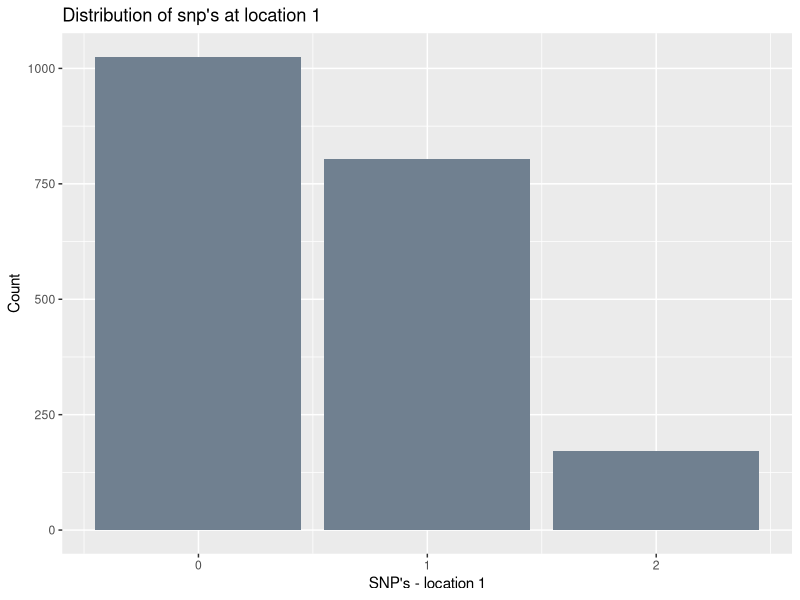
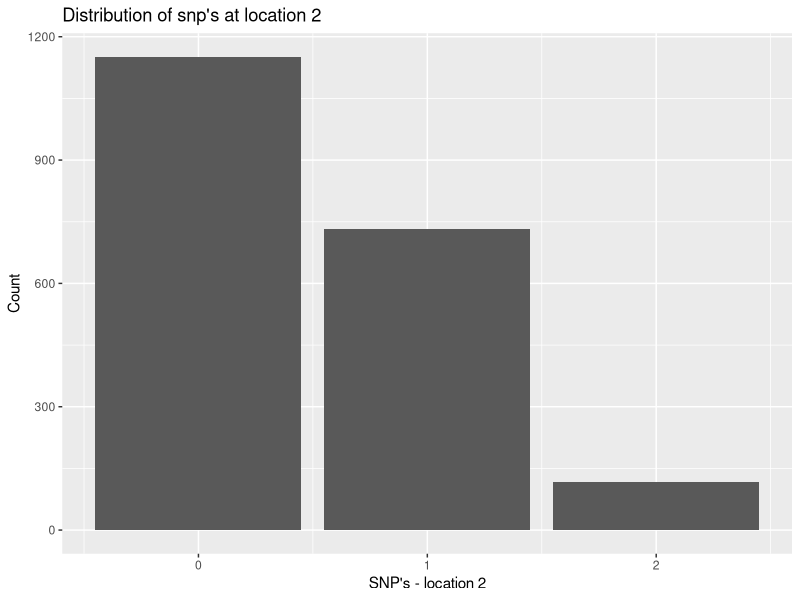
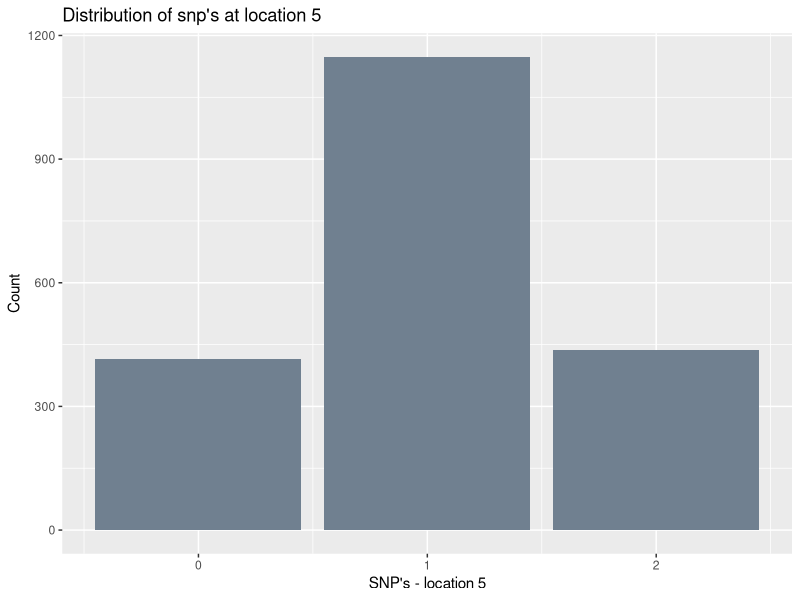
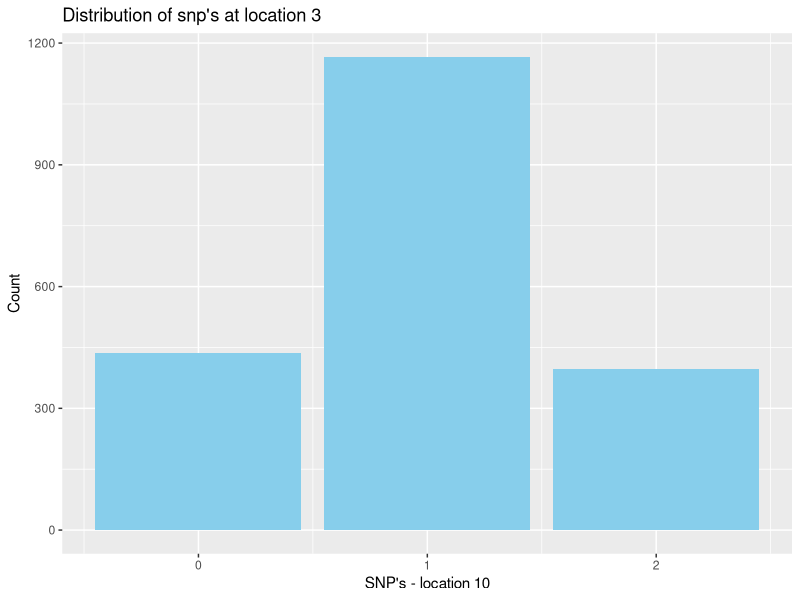
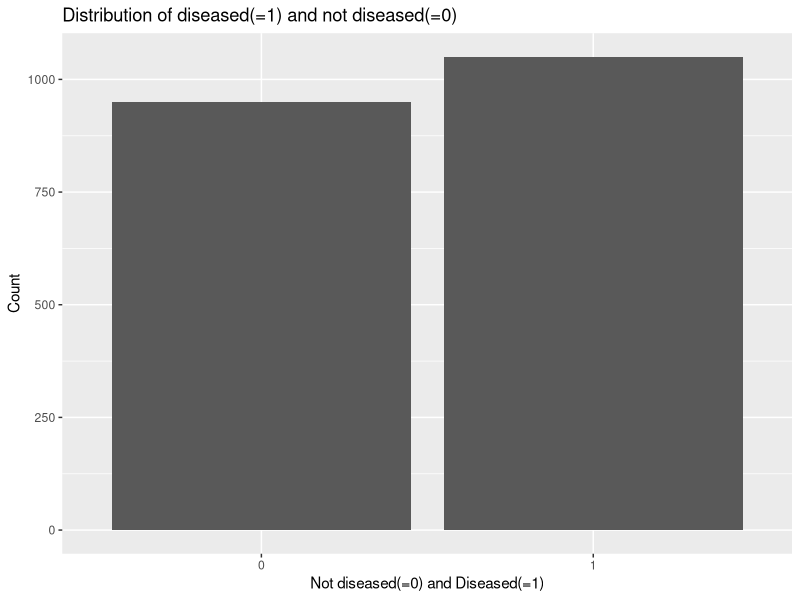
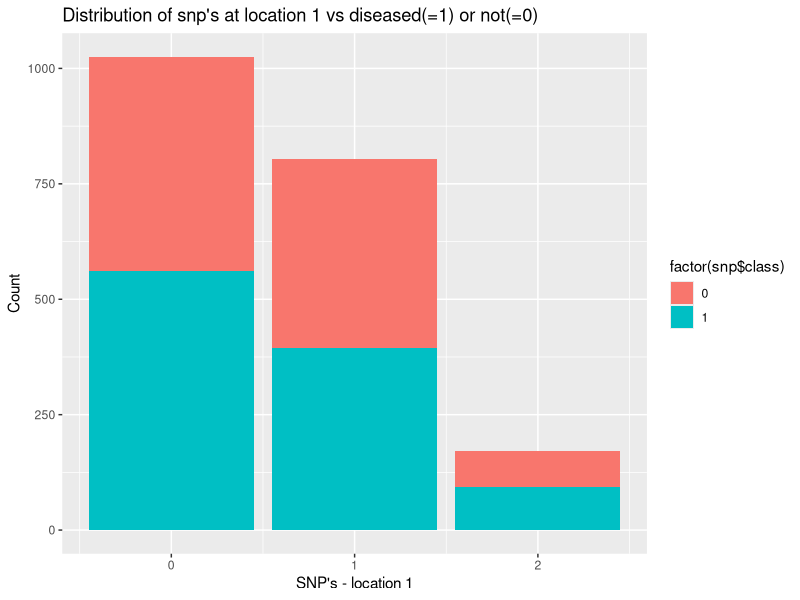
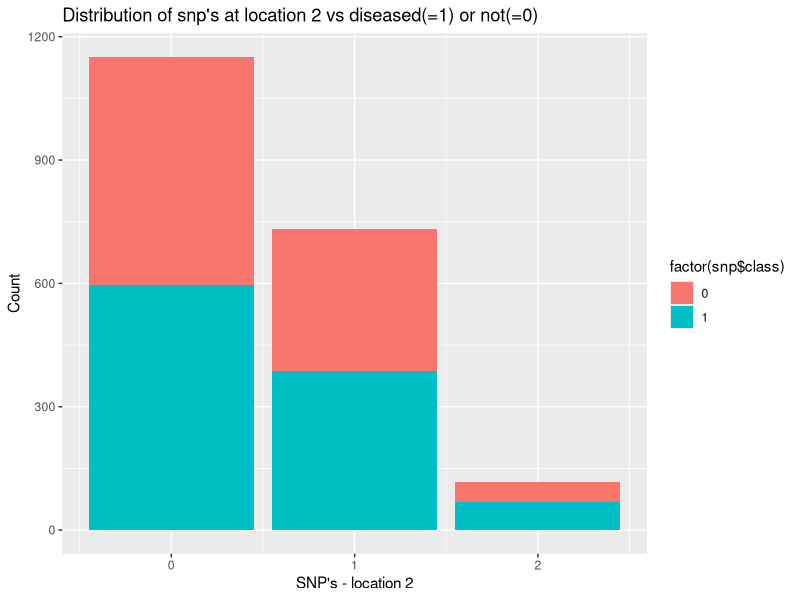
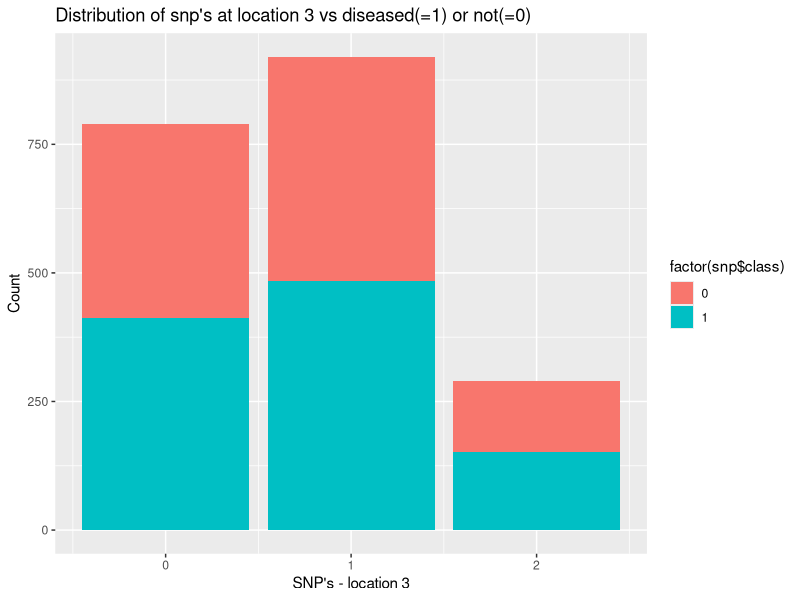

These figures' R source, in order:
## ---- chunk 1

setwd (getwd())

library(ggplot2)
library(pscl)

snp <- read.csv("disease2a.csv", header = T)
summary(snp)

# correlation
cor(snp, use = "pairwise.complete.obs", method = "spearman")
# location5 has higher positive correlation (0.0646147922) with class than any other location variables.

snp$class <- factor(snp$class)
summary(snp)
# summary statistics includes centrality measures - mean & median
# except for class variable, it includes counts

# vizualizations
g <- ggplot(data=snp)

#univariate plots
g + geom_bar(aes(x=location1), fill = "slategrey")+ ggtitle("Distribution of snp's at location 1") +  
  xlab("SNP's - location 1") + ylab("Count")
# alleles (0 to 2) are in decreasing order of counts at location 1 of an snp

g + geom_bar(aes(x=location2))+ ggtitle("Distribution of snp's at location 2") +  
  xlab("SNP's - location 2") + ylab("Count")
# alleles (0 to 2) are in decreasing order of counts at location 2 of an snp

g + geom_bar(aes(x=location5), fill = "slategrey")+ ggtitle("Distribution of snp's at location 5") +  
  xlab("SNP's - location 5") + ylab("Count")
# allele - 1 has maxiumum counts at location 5. 0 & 1 are almost at similiar counts.

g + geom_bar(aes(x=location10), fill = "skyblue")+ ggtitle("Distribution of snp's at location 3") +  
  xlab("SNP's - location 10") + ylab("Count")
# allele - 1 has maxiumum counts at location 10. 0 & 1 are almost at similiar counts.

g + geom_bar(aes(x=factor(class)))+ ggtitle("Distribution of diseased(=1) and not diseased(=0)") +  
  xlab("Not diseased(=0) and Diseased(=1)") + ylab("Count")
# there are more observations which are classified as having the disease (=1) than others that don't have the disease(=0)

#bivariate plots
g + geom_bar(aes(x=location1, fill=factor(snp$class)))+ ggtitle("Distribution of snp's at location 1 vs diseased(=1) or not(=0)") +  
  xlab("SNP's - location 1") + ylab("Count")
# for alleles - 0,1 or 2, the class of disease or no disease assigned to them is almost half at snp location1

g + geom_bar(aes(x=location2, fill=factor(snp$class)))+ ggtitle("Distribution of snp's at location 2 vs diseased(=1) or not(=0)") +  
  xlab("SNP's - location 2") + ylab("Count")
# for alleles - 0,1 or 2, the class of disease or no disease assigned to them is almost half at snp location2

g + geom_bar(aes(x=location3, fill=factor(snp$class)))+ ggtitle("Distribution of snp's at location 3 vs diseased(=1) or not(=0)") +  
  xlab("SNP's - location 3") + ylab("Count")
# for alleles - 0,1 or 2, the class of disease or no disease assigned to them is almost half at snp location3

g + geom_bar(aes(x=location4, fill=factor(snp$class)))+ ggtitle("Distribution of snp's at location 4 vs diseased(=1) or not(=0)") +  
  xlab("SNP's - location 4") + ylab("Count")
# for alleles - 0,1 or 2, the class of disease or no disease assigned to them is almost half at snp location4

g + geom_bar(aes(x=location5, fill=factor(snp$class)))+ ggtitle("Distribution of snp's at location 5 vs diseased(=1) or not(=0)") +  
  xlab("SNP's - location 5") + ylab("Count")
# for alleles - 0,1 or 2, the class of disease or no disease assigned to them is almost half at snp location5
# allele = 1 is higher in count than 0 & 2, for location 5

g + geom_bar(aes(x=location6, fill=factor(snp$class)))+ ggtitle("Distribution of snp's at location 6 vs diseased(=1) or not(=0)") +  
  xlab("SNP's - location 6") + ylab("Count")
# for alleles - 0,1 or 2, the class of disease or no disease assigned to them is almost half at snp location6
# for alleles - 1, the count is high than in other locations and almost equal to count of allele=0

g + geom_bar(aes(x=location7, fill=factor(snp$class)))+ ggtitle("Distribution of snp's at location 7 vs diseased(=1) or not(=0)") +  
  xlab("SNP's - location 7") + ylab("Count")
# for alleles - 0,1 or 2, the class of disease or no disease assigned to them is almost half at snp location7

g + geom_bar(aes(x=location8, fill=factor(snp$class)))+ ggtitle("Distribution of snp's at location 8 vs diseased(=1) or not(=0)") +  
  xlab("SNP's - location 8") + ylab("Count")
# for alleles - 0,1 or 2, the class of disease or no disease assigned to them is almost half at snp location8

g + geom_bar(aes(x=location9, fill=factor(snp$class)))+ ggtitle("Distribution of snp's at location 9 vs diseased(=1) or not(=0)") +  
  xlab("SNP's - location 9") + ylab("Count")
# for alleles - 0,1 or 2, the class of disease or no disease assigned to them is almost half at snp location9

g + geom_bar(aes(x=location10, fill=factor(snp$class)))+ ggtitle("Distribution of snp's at location 10 vs diseased(=1) or not(=0)") +  
  xlab("SNP's - location 10") + ylab("Count")
# for alleles - 0,1 or 2, the class of disease or no disease assigned to them is almost half at snp location10
# allele with 1 mutation is more than allele with 0 or 2 mutations at this location

###############################################################################################################
# main effects only model
fit1_full <- glm(class ~ ., family = binomial(), data=snp)
summary(fit1_full)
# Null deviance: 2767.6  on 1999  degrees of freedom
# Residual deviance: 2747.6  on 1989  degrees of freedom
# AIC: 2769.6
# location5 and 10 are significant

fit_null <- glm(class ~ 1, family = binomial(), data=snp)
summary(fit_null)
# AIC: 2769.6

fit1_step = step(fit_null, scope=list(lower=fit_null, upper=fit1_full),direction="both")
summary(fit1_step)
#  Null deviance: 2767.6  on 1999  degrees of freedom
# Residual deviance: 2750.8  on 1996  degrees of freedom
# AIC: 2758.8
# includes variables - location5, location10, location1
# location5 and 10 are significant

fit1_final <- glm(class ~ location5 + location10, family = binomial(), data=snp)
summary(fit1_final)
# both the predictors are statistifically significant and have their p-values less than threshold of 0.05
#### AIC: 2759.4 ####
pR2(fit1_final)
#           llh       llhNull            G2      McFadden          r2ML          r2CU 
# -1.376684e+03 -1.383793e+03  1.421848e+01  5.137500e-03  7.084027e-03  9.453260e-03 
plot(fit1_final, 1)
plot(fit1_final, 5)
# residual plots do not show a good fit for this model
plot(x=snp$class,y=predict(fit1_final),xlab="actual",ylab="predicted")
# the model predicts not having the disease (actual=0) more precisely than being able to predict having the disease(actual=1)
# the accuracy of the model is not that good for predicting class of the disease

# interpreting the coefficients:
# class = 0.27253*location5 + 0.18195*location10  - 0.35323
# For every 1 allele increase in location5, the log odds of having the disease
# increases by 0.27253 on average, when all other variables in the model are held constant
# For every 1 allele increase in location10, the log odds of having the disease
# increases by 0.18195 on average, when all other variables in the model are held constant
exp(fit1_final$coef)
# For every one allele increase in location5 the odds of having the disease is
# multiplied by 1.3132767 (exp(coef)= 1.3132767) on average,
# when all other variables in the model are held constant
# For every one allele increase in location10 the odds of having the disease is
# multiplied by 1.1995492 (exp(coef)= 1.1995492) on average,
# when all other variables in the model are held constant
###############################################################################################################
# 2nd order interactions only model
fit2_full <- glm(class ~ (.)^2 - (.), family = binomial(), data=snp)
summary(fit2_full)
# Null deviance: 2767.6  on 1999  degrees of freedom
# Residual deviance: 2559.8  on 1954  degrees of freedom
# AIC: 2651.8
# many interactions are significant

fit2_step = step(fit_null, scope=list(lower=fit_null, upper=fit2_full),direction="both")
summary(fit2_step)
# Null deviance: 2767.6  on 1999  degrees of freedom
# Residual deviance: 2571.0  on 1972  degrees of freedom
# AIC: 2627

# significant interactions are: location5:location10 + location5:location6 + 
#  location10:location2 + location5:location7 + location6:location7 + 
#  location10:location3 + location7:location3 + location10:location7 + 
#  location10:location4 + location4:location1 + location5:location3 + 
#  location6:location2 + location10:location6 + location5:location9 + 
#  location6:location9 + location3:location1 + location10:location1 + 
#  location5:location4 + location6:location4 + location2:location1 + 
#  location5:location2 + location5:location8 + location7:location8 + 
#  location3:location8 + location10:location8 + location5:location1 + 
#  location1:location8

# removing location1:location8 from fit2_step
fit2_final <- glm(class ~ location5:location10 + location5:location6 + location10:location2 + location5:location7 + 
                    location6:location7 + location10:location3 + location7:location3 + location10:location7 + 
                    location10:location4 + location4:location1 + location5:location3 + 
                    location6:location2 + location10:location6 + location5:location9 + 
                    location6:location9 + location3:location1 + location10:location1 + 
                    location5:location4 + location6:location4 + location2:location1 + 
                    location5:location2 + location5:location8 + location7:location8 + 
                    location3:location8 + location10:location8 + location5:location1, family = binomial(), data=snp)
summary(fit2_final)
# shows many interactions that are significant
#### AIC: 2627.1 ####
pR2(fit2_final)
#           llh       llhNull            G2      McFadden          r2ML          r2CU 
# -1.286530e+03 -1.383793e+03  1.945272e+02  7.028765e-02  9.268318e-02  1.236808e-01 
plot(fit2_final, 1)
plot(fit2_final, 5)
# the residual plots signifies that this model is not a very good fit
# the values are not randomly distributed above and below the regression line
plot(x=snp$class,y=predict(fit2_final),xlab="actual",ylab="predicted")
# the predicted values for having the disease (class=1) has a median higher than the values with no disease (class=0)

###############################################################################################################
# full model - main effects and 2nd order interactions model
fit3_full <- glm(class ~ (.)^2, family = binomial(), data=snp)
summary(fit3_full)
# Null deviance: 2767.6  on 1999  degrees of freedom
# Residual deviance: 2431.2  on 1944  degrees of freedom
# AIC: 2543.2
# significant variables: location4, 5,10 
# significant interactions: location1:location4, location1:location5, location4:location10, location5:location10,
# location7:location8, location7:location9, location9:location10

fit3_step = step(fit_null, scope=list(lower=fit_null, upper=fit3_full),direction="both")
summary(fit3_step)
# significant variables are : location5, location10, location6, location1, location5:location10, location5:location1
#  Null deviance: 2767.6  on 1999  degrees of freedom
# Residual deviance: 2482.4  on 1993  degrees of freedom
# AIC: 2496.4

# removing location1 from fit3_step
fit3_final <- glm(class ~ location5 + location10 + location6 + location5:location10 + location5:location1, 
                  family = binomial(), data=snp)
summary(fit3_final)
# significant variables are location5, location10, location6, location5:location10, location5:location1
#### AIC: 2495.5 ####
pR2(fit3_final)
# llh           llhNull            G2          McFadden          r2ML          r2CU 
# -1241.7350827 -1383.7933184   284.1164715     0.1026586     0.1324293     0.1767199 
plot(fit3_final, 1)
plot(fit3_final, 5)
# the residual vs leverage plot shows a good fit of the model
# the regression line is close to the fit line and the values are distributed randomly above & below the fit line
plot(x=snp$class,y=predict(fit3_final),xlab="actual",ylab="predicted", main="Predicted vs Actual")
# this plot shows that the median for having the disease(actual=1) is higher than not having the disease(actual=0)
# the inter-quartile range (IQR) for no disease vs disease is also very different
# IQR for not having the disease is much lower than IQR for having the disease

# interpreting the coefficients:
# class = 2.03695*location5 +  1.89472*location10 + 0.12433*location6 - 1.63631*location5:location10 - 0.15451*location5:location1 - 2.43541
# For every 1 allele increase in location5, the log odds of having the disease
# increases by 2.03695 on average, when all other variables in the model are held constant
# For every 1 allele increase in location10, the log odds of having the disease
# increases by 1.89472 on average, when all other variables in the model are held constant
# For every 1 allele increase in location6, the log odds of having the disease
# increases by 0.12433 on average, when all other variables in the model are held constant
# For every 1 unit increase in the product of location5 & location10, the log odds of having the disease
# decreases by 1.63631 on average, when all other variables in the model are held constant
# For every 1 unit increase in the product of location5 & location1, the log odds of having the disease
# decreases by 0.15451 on average, when all other variables in the model are held constant
exp(fit3_final$coef)
# For every one allele increase in location5 the odds of having the disease is
# multiplied by 7.66719979 on average,
# when all other variables in the model are held constant
# For every one allele increase in location10 the odds of having the disease is
# multiplied by 6.65070378 on average,
# when all other variables in the model are held constant
# For every one allele increase in location6 the odds of having the disease is
# multiplied by 1.13239421 on average,
# when all other variables in the model are held constant
# For every one allele increase in the product of location5 and location10, the odds of having the disease is
# multiplied by 0.19469705 on average,
# when all other variables in the model are held constant
# For every one allele increase in the product of location5 and location1, the odds of having the disease is
# multiplied by 0.85683469 on average,
# when all other variables in the model are held constant

###############################################################################################################
# final best model:
# fit3_final (final full model with main effects and 2nd order interactions model) is the best model among the three above 
# it has the lowest AIC among all three models above (fit1_final, fit2_final and fit3_final)
# fit3_final also has few variables in the model and are all significant
# it's Mcfadden's R2 value is also the highest (0.1026586) among the three models
# the residuals vs leverage plot also indicates a good fit model
